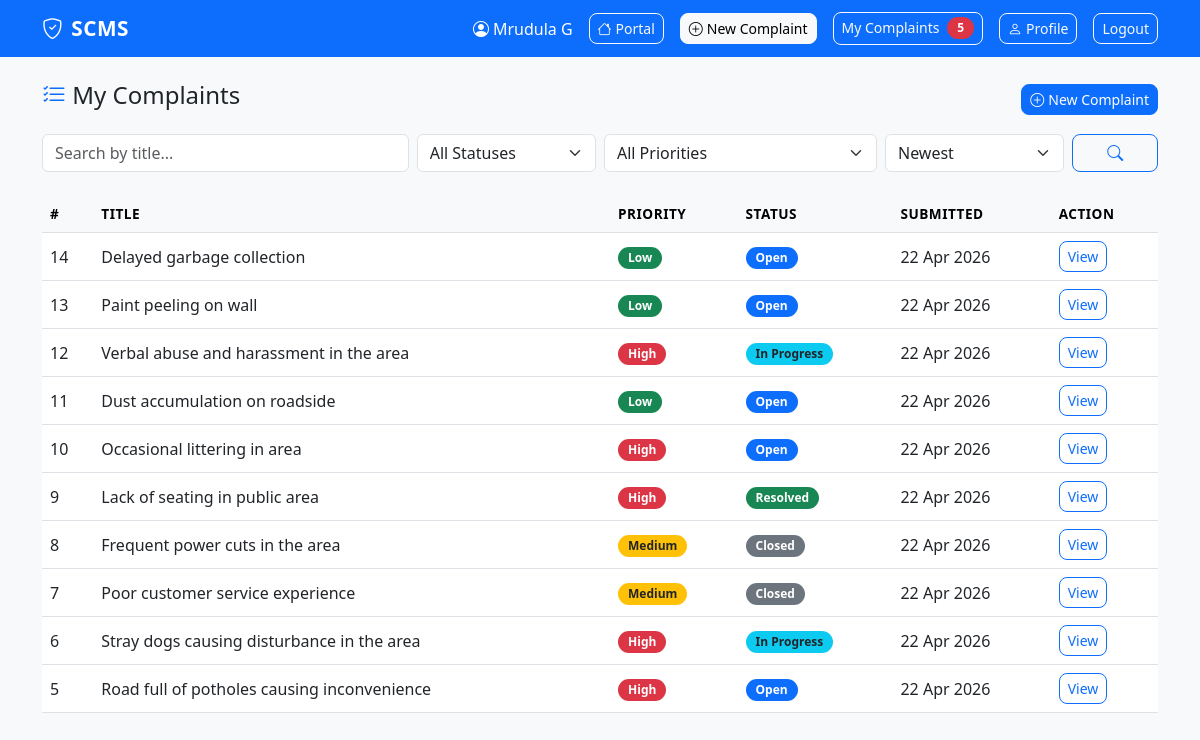
The page /dashboard (signed in) on the database its author committed.
### models.py (models this page shows)
class User(UserMixin, db.Model):
    id = db.Column(db.Integer, primary_key=True)
    name = db.Column(db.String(100), nullable=False)
    email = db.Column(db.String(120), unique=True, nullable=False)
    password = db.Column(db.String(200), nullable=False)
    role = db.Column(db.String(10), default='user')  # 'user' or 'admin'
    complaints = db.relationship('Complaint', backref='user', lazy=True)

class Complaint(db.Model):
    id = db.Column(db.Integer, primary_key=True)
    title = db.Column(db.String(200), nullable=False)
    description = db.Column(db.Text, nullable=False)
    category = db.Column(db.String(50), default='General')
    priority = db.Column(db.String(10), default='Medium')  # Low, Medium, High
    status = db.Column(db.String(20), default='Open')      # Open, In Progress, Resolved, Closed
    resolution_note = db.Column(db.Text, default='')
    assigned_to = db.Column(db.String(50), default='Unassigned')  # Department
    created_at = db.Column(db.DateTime, default=datetime.utcnow)
    updated_at = db.Column(db.DateTime, default=datetime.utcnow, onupdate=datetime.utcnow)
    user_id = db.Column(db.Integer, db.ForeignKey('user.id'), nullable=False)
    comments = db.relationship('Comment', backref='complaint', lazy=True)

### routes/complaints.py (the view)
@complaints.route('/dashboard')
@login_required
def dashboard():
    query = Complaint.query.filter_by(user_id=current_user.id)
    status_filter = request.args.get('status', '')
    category_filter = request.args.get('category', '')
    priority_filter = request.args.get('priority', '')
    search = request.args.get('search', '')
    sort = request.args.get('sort', 'newest')
    if status_filter:
        query = query.filter_by(status=status_filter)
    if category_filter:
        query = query.filter_by(category=category_filter)
    if priority_filter:
        query = query.filter_by(priority=priority_filter)
    if search:
        query = query.filter(Complaint.title.ilike(f'%{search}%'))
    if sort == 'oldest':
        query = query.order_by(Complaint.created_at.asc())
    else:
        query = query.order_by(Complaint.created_at.desc())
    user_complaints = query.all()
    return render_template('dashboard.html', complaints=user_complaints,
        status_filter=status_filter, category_filter=category_filter,
        priority_filter=priority_filter, search=search, sort=sort)

### app.py (called while the page is built)
@login_manager.user_loader
def load_user(user_id):
    return User.query.get(int(user_id))

### templates/dashboard.html (shortened to what this page needs)
{% extends 'base.html' %}
{% block content %}
<div class="d-flex justify-content-between align-items-center mb-3">
  <h4><i class="bi bi-list-check text-primary"></i> My Complaints</h4>
  <a href="{{ url_for('complaints.submit') }}" class="btn btn-primary btn-sm">
    <i class="bi bi-plus-circle me-1"></i>New Complaint
  </a>
</div>
<form method="GET" class="row g-2 mb-4">
  <div class="col-md-4">
    <input type="text" name="search" class="form-control" placeholder="Search by title..." value="{{ search }}">
  </div>
  <div class="col-md-2">
    <select name="status" class="form-select">
      <option value="">All Statuses</option>
    </select>
  </div>
  <div class="col-md-3">
    <select name="priority" class="form-select">
      <option value="">All Priorities</option>
    </select>
  </div>
  <div class="col-md-2">
    <select name="sort" class="form-select">
      <option value="newest" {% if sort == 'newest' %}selected{% endif %}>Newest</option>
    </select>
  </div>
  <div class="col-md-1">
    <button type="submit" class="btn btn-outline-primary w-100"><i class="bi bi-search"></i></button>
  </div>
</form>
{% if complaints %}
<div class="table-responsive">
  <table class="table table-hover align-middle">
    <thead class="table-light">
      <tr>
        <th>#</th>
        <th>Title</th>
        <th>Priority</th>
        <th>Status</th>
        <th>Submitted</th>
        <th>Action</th>
      </tr>
    </thead>
    <tbody>
      {% for c in complaints %}
      <tr>
        <td>{{ c.id }}</td>
        <td>{{ c.title }}</td>
        <td>
          {% if c.priority == 'High' %}
            <span class="badge bg-danger">High</span>
          {% elif c.priority == 'Medium' %}
            <span class="badge bg-warning text-dark">Medium</span>
          {% else %}
            <span class="badge bg-success">Low</span>
          {% endif %}
        </td>
        <td>
          {% if c.status == 'Open' %}
            <span class="badge bg-primary">Open</span>
          {% elif c.status == 'In Progress' %}
            <span class="badge bg-info text-dark">In Progress</span>
          {% elif c.status == 'Resolved' %}
            <span class="badge bg-success">Resolved</span>
          {% else %}
            <span class="badge bg-secondary">Closed</span>
          {% endif %}
        </td>
        <td>{{ c.created_at.strftime('%d %b %Y') }}</td>
        <td><a href="{{ url_for('complaints.view', complaint_id=c.id) }}" class="btn btn-sm btn-outline-primary">View</a></td>
      </tr>
      {% endfor %}
    </tbody>
  </table>
</div>
{% else %}
<div class="text-center py-5 text-muted">
  <i class="bi bi-inbox fs-1"></i>
  <p class="mt-2">No complaints submitted yet.</p>
  <a href="{{ url_for('complaints.submit') }}" class="btn btn-primary">Submit your first complaint</a>
</div>
{% endif %}
{% endblock %}

### templates/base.html (shortened to what this page needs)
<!DOCTYPE html>
<html lang="en">
<head>
  <link href="https://cdn.jsdelivr.net/npm/bootstrap@5.3.0/dist/css/bootstrap.min.css" rel="stylesheet">
  <link href="https://cdn.jsdelivr.net/npm/bootstrap-icons@1.11.0/font/bootstrap-icons.css" rel="stylesheet">
  <link rel="stylesheet" href="{{ url_for('static', filename='style.css') }}">
</head>
<body>
<nav class="navbar navbar-expand-lg navbar-dark bg-primary">
  <div class="container">
    <a class="navbar-brand fw-bold" href="/"><i class="bi bi-shield-check me-2"></i>SCMS</a>
    <div class="ms-auto d-flex align-items-center gap-3">
      {% if current_user.is_authenticated %}
        <span class="text-white"><i class="bi bi-person-circle me-1"></i>{{ current_user.name }}</span>
        {% if current_user.role == 'admin' %}
          <a href="{{ url_for('admin.dashboard') }}" class="btn btn-outline-light btn-sm">Admin Panel</a>
          <a href="{{ url_for('admin.export_csv') }}" class="btn btn-outline-light btn-sm"><i class="bi bi-download me-1"></i>Export CSV</a>
        {% else %}
          <a href="{{ url_for('complaints.portal') }}" class="btn btn-outline-light btn-sm"><i class="bi bi-house me-1"></i>Portal</a>
          <a href="{{ url_for('complaints.submit') }}" class="btn btn-light btn-sm"><i class="bi bi-plus-circle me-1"></i>New Complaint</a>
          <a href="{{ url_for('complaints.dashboard') }}" class="btn btn-outline-light btn-sm">
            My Complaints
            {% set count = current_user.complaints | selectattr('status', 'equalto', 'Open') | list | length %}
            {% if count > 0 %}<span class="badge bg-danger ms-1">{{ count }}</span>{% endif %}
          </a>
          <a href="{{ url_for('complaints.profile') }}" class="btn btn-outline-light btn-sm"><i class="bi bi-person me-1"></i>Profile</a>
        {% endif %}
        <a href="{{ url_for('auth.logout') }}" class="btn btn-outline-light btn-sm">Logout</a>
      {% endif %}
    </div>
  </div>
</nav>
<div class="container mt-4">
  {% block content %}{% endblock %}
</div>
</body>
</html>

### static/style.css (style rules this page uses)
body { background-color: #f8f9fa; font-family: 'Segoe UI', sans-serif; }
.navbar-brand { font-size: 1.3rem; letter-spacing: 0.5px; }
.table th { font-weight: 600; font-size: 0.85rem; text-transform: uppercase; letter-spacing: 0.5px; }
.badge { font-size: 0.75rem; padding: 5px 10px; border-radius: 20px; }
.btn { border-radius: 8px; }

### rows shown on the page
User: name "Mrudula G"
Complaint: id "14", title "Delayed garbage collection", priority "Low", status "Open", created_at "22 Apr 2026"
Complaint: id "13", title "Paint peeling on wall", priority "Low", status "Open", created_at "22 Apr 2026"
Complaint: id "12", title "Verbal abuse and harassment in the area", priority "High", status "In Progress", created_at "22 Apr 2026"
Complaint: id "11", title "Dust accumulation on roadside", priority "Low", status "Open", created_at "22 Apr 2026"
Complaint: id "10", title "Occasional littering in area", priority "High", status "Open", created_at "22 Apr 2026"
Complaint: id "9", title "Lack of seating in public area", priority "High", status "Resolved", created_at "22 Apr 2026"
Complaint: id "8", title "Frequent power cuts in the area", priority "Medium", status "Closed", created_at "22 Apr 2026"
Complaint: id "7", title "Poor customer service experience", priority "Medium", status "Closed", created_at "22 Apr 2026"
Complaint: id "6", title "Stray dogs causing disturbance in the area", priority "High", status "In Progress", created_at "22 Apr 2026"
Complaint: id "5", title "Road full of potholes causing inconvenience", priority "High", status "Open", created_at "22 Apr 2026"

### other values the page prints
{{ count }} "5"
